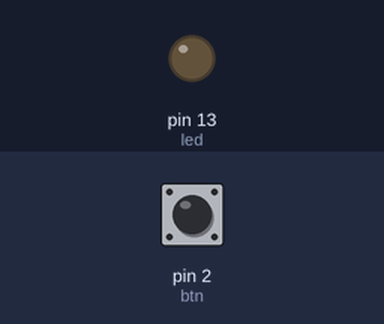
The sketch below on a simulated Arduino Uno, built with avr-gcc and run on an emulated ATmega328P. On the bench: output pins drawn as LEDs (lit = HIGH). The test bench sets the inputs (shaded band); at power-on: pin 2 (btn) HIGH. What the sketch prints to the serial monitor is not drawn.

Above: at 1.2 s.
1.3 s: pin 2 (btn) pulled LOW for 0.15 s
At 1.48 s:
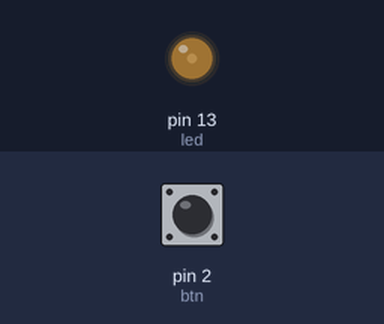
4.3 s: pin 2 (btn) pulled LOW for 1 s
At 6.5 s:
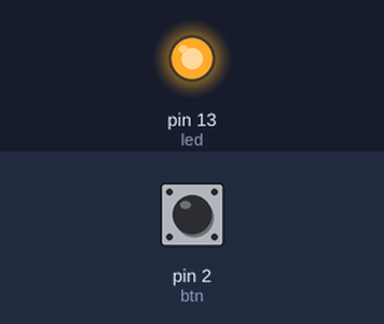
Timing chart, 0 to 8.0 s (numbered marks = the images above; inputs shaded):
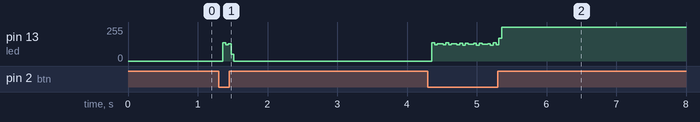

The sketch:

ButtonPress.ino
```cpp
/*
 * Sketch for learning about pullup resistors and reliably detecting button presses.
 */

// only two wires, one to ground the other to D2
// D2 used as input, with pullup resistor enabled
// uses the built in led on pin 13

int btn = 2;
int led = 13;

void setup() {
  Serial.begin(9600);
  // put your setup code here, to run once:
  pinMode(btn, INPUT_PULLUP);
  pinMode(13, OUTPUT);
}

void loop() {
  // put your main code here, to run repeatedly:
  int btnStatus = digitalRead(btn);
  Serial.println(btnStatus);
  //digitalWrite(led, !btnStatus);

  if(btnStatus == LOW){
    digitalWrite(led, !digitalRead(led));
   }
}
```
